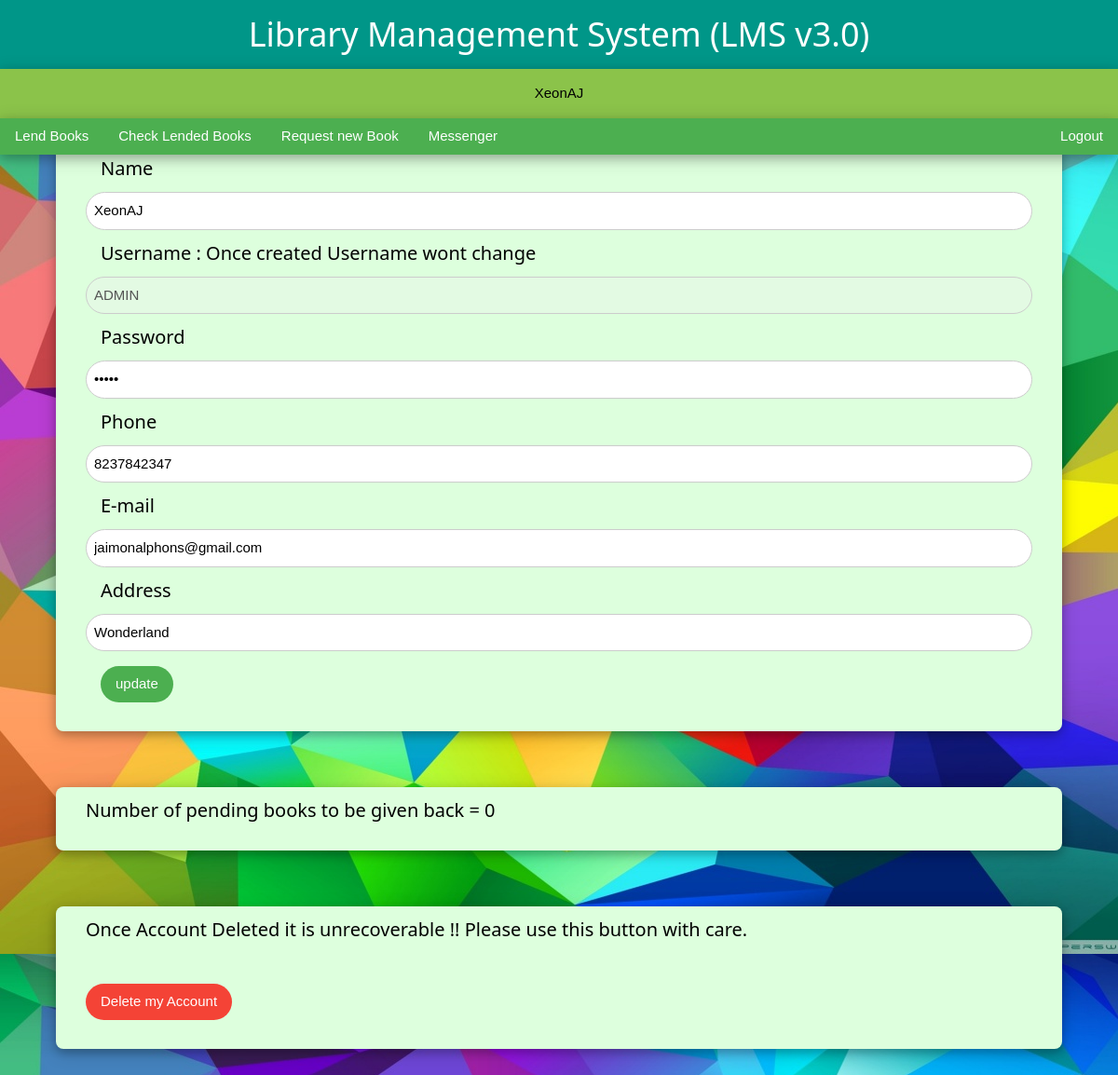
The app's page /stud/prof.php (signed in) with its own data.
### tables this page shows
CREATE TABLE `users` (
  `name` varchar(100) NOT NULL,
  `username` varchar(100) NOT NULL,
  `password` varchar(100) NOT NULL,
  `phone` varchar(100) NOT NULL,
  `email` varchar(100) NOT NULL,
  `address` varchar(100) NOT NULL,
  `acctype` varchar(100) NOT NULL,
  `id` int(11) NOT NULL
);

### stud/prof.php (the view, shortened to what this page needs)
<html>
	<link rel="stylesheet" href="/LMS3/asset/w3.css">
	<body>
		<div class="w3-top">
			<div class="w3-container w3-teal w3-card-4" align=center>
				<h1>Library Management System (LMS v3.0)</h1>
			</div>
			<div class="w3-container w3-light-green w3-card-4" align=center>
				<?php
					echo "<p>".$_SESSION['PNAME']."</p>";
				?>
			</div>
			<div class="w3-bar w3-green w3-card-4">
				<a href="/LMS3/stud/booklnd.php" class="w3-bar-item w3-btn w3-mobile w3-hover-pale-green">Lend Books</a>
				<a href="/LMS3/stud/chlenbk.php" class="w3-bar-item w3-btn w3-mobile w3-hover-pale-green">Check Lended Books</a>
				<a href="/LMS3/stud/reqnbook.php" class="w3-bar-item w3-btn w3-mobile w3-hover-pale-green">Request new Book</a>
				<a href="/LMS3/stud/message.php" class="w3-bar-item w3-btn w3-mobile w3-hover-pale-green">Messenger</a>
				<a href="/LMS3/home.php" class="w3-bar-item w3-btn w3-mobile w3-right w3-hover-pale-green">Logout</a>
			</div>
		</div>
<?php
	$conn=mysqli_connect("localhost","root","","LMS3");
	$query="select * from users where username='".$_SESSION['UNAME']."'";
	$request=mysqli_query($conn,$query);
	$row=mysqli_fetch_array($request);
	echo"
		<div class='w3-container w3-card-4 w3-round-large w3-pale-green' style='margin-top:13%; margin-bottom:5%; margin-left:5%; margin-right:5%'>
			<form class='w3-container' action = '' method=POST>
 					<h4 class='w3-left w3-margin-left'>Name</h4><input class='w3-input w3-border w3-round-xxlarge' type='text' value='".$row['name']."' name='name' required>
    				<h4 class='w3-left w3-margin-left'>Username : Once created Username wont change</h4><input class='w3-input w3-border w3-round-xxlarge' type='text' value='".$row['username']."' name='username' required disabled>
    				<h4 class='w3-left w3-margin-left'>Password</h4><input class='w3-input w3-border w3-round-xxlarge' type='password' value='".$row['password']."' name='password' required>
    				<h4 class='w3-left w3-margin-left'>Phone</h4><input class='w3-input w3-border w3-round-xxlarge' type='text' value='".$row['phone']."' name='phone' required>
    				<h4 class='w3-left w3-margin-left'>E-mail</h4><input class='w3-input w3-border w3-round-xxlarge' type='text' value='".$row['email']."' name='email' required>
    				<h4 class='w3-left w3-margin-left'>Address </h4><input class='w3-input w3-border w3-round-xxlarge' type='text' value='".$row['address']."' name='address' required>
    				<input class='w3-btn w3-green w3-round-xxlarge w3-margin' type='submit' value='update' name='update'>
 			</form>
 		</div>";
 	$query2="select * from booklnd where uname='".$_SESSION['UNAME']."' and status='lended'";
 	$requests=mysqli_query($conn,$query2);
 	$bkcount=mysqli_num_rows($requests);
 	echo "
 		<div class='w3-container w3-card-4 w3-round-large w3-pale-green' style=' margin-bottom:5%; margin-left:5%; margin-right:5%'>
 			<h4 class='w3-left w3-margin-left'> Number of pending books to be given back = ".$bkcount."</h4><br><br><br>
 		</div>
 		<div class='w3-container w3-card-4 w3-round-large w3-pale-green' style=' margin-bottom:5%; margin-left:5%; margin-right:5%'>
 			<form action = '' method=POST>
 				<h4 class='w3-left w3-margin-left'>Once Account Deleted it is unrecoverable !! Please use this button with care.</h4><br><br><br>
 				<input class='w3-btn w3-red w3-round-xxlarge w3-margin' type='submit' value='Delete my Account' name='dropac' >
 			</form>
 		</div>";
?>

### asset/w3.css (style rules this page uses)
*,*:before,*:after { box-sizing:inherit }
html { -ms-text-size-adjust:100%;-webkit-text-size-adjust:100% }
body { margin:0 }
a { background-color:transparent;-webkit-text-decoration-skip:objects }
button,input,select,textarea { font:inherit;margin:0 }
button,input { overflow:visible }
button,html [type=button],[type=reset],[type=submit] { -webkit-appearance:button }
html,body { font-family:Verdana,sans-serif;font-size:15px;line-height:1.5 }
html { overflow-x:hidden }
h1 { font-size:36px }
h4 { font-size:20px }
h1,h2,h3,h4,h5,h6 { font-family:"Segoe UI",Arial,sans-serif;font-weight:400;margin:10px 0 }
a { color:inherit }
.w3-btn,.w3-button { border:none;display:inline-block;padding:8px 16px;vertical-align:middle;overflow:hidden;text-decoration:none;color:inherit;background-color:inherit;text-align:center;cursor:pointer;white-space:nowrap }
.w3-btn,.w3-button { -webkit-touch-callout:none;-webkit-user-select:none;-khtml-user-select:none;-moz-user-select:none;-ms-user-select:none;user-select:none }
.w3-input { padding:8px;display:block;border:none;border-bottom:1px solid #ccc;width:100% }
.w3-bar { width:100%;overflow:hidden }
.w3-bar .w3-bar-item { padding:8px 16px;float:left;width:auto;border:none;display:block;outline:0 }
.w3-container:after,.w3-container:before,.w3-panel:after,.w3-panel:before,.w3-row:after,.w3-row:before,.w3-row-padding:after,.w3-row-padding:before, .w3-cell-row:before,.w3-cell-row:after,.w3-clear:after,.w3-clear:before,.w3-bar:before,.w3-bar:after { content:"";display:table;clear:both }
.w3-top,.w3-bottom { position:fixed;width:100%;z-index:1 }
.w3-top { top:0 }
.w3-round-large { border-radius:8px }
.w3-round-xxlarge { border-radius:32px }
.w3-container,.w3-panel { padding:0.01em 16px }
.w3-card-4,.w3-hover-shadow:hover { box-shadow:0 4px 10px 0 rgba(0,0,0,0.2),0 4px 20px 0 rgba(0,0,0,0.19) }
.w3-border { border:1px solid #ccc!important }
.w3-margin { margin:16px!important }
.w3-margin-left { margin-left:16px!important }
.w3-left { float:left!important }
.w3-right { float:right!important }
.w3-green,.w3-hover-green:hover { color:#fff!important;background-color:#4CAF50!important }
.w3-light-green,.w3-hover-light-green:hover { color:#000!important;background-color:#8bc34a!important }
.w3-red,.w3-hover-red:hover { color:#fff!important;background-color:#f44336!important }
.w3-teal,.w3-hover-teal:hover { color:#fff!important;background-color:#009688!important }
.w3-pale-green,.w3-hover-pale-green:hover { color:#000!important;background-color:#ddffdd!important }

### stud/prof.php (style rules this page uses)
body { background-image: url("/LMS3/asset/home1.jpg"); }

### records on screen
users: name "XeonAJ", username "ADMIN", phone "8237842347", email "jaimonalphons@gmail.com", address "Wonderland"

### other values on screen
$_SESSION['PNAME'] "XeonAJ"
$bkcount "0"
